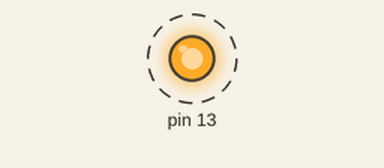
A sketch run on a simulated Arduino Uno, built with avr-gcc and run on an emulated ATmega328P. Parts: output pins drawn as LEDs (lit = HIGH). Dashed ring = blinking.

Above: at 0.5 s.
Timing chart, 0 to 3.0 s (numbered marks = the images above):
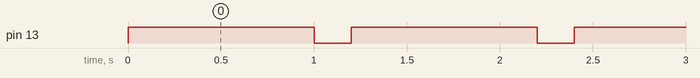

The sketch:

Circuit_01.ino
```cpp
/*

Example sketch 01

BLINKING A LED

  Turn an LED on for one second, off for one second,
  and repeat forever.

Hardware connections:

  Most Arduinos already have an LED and resistor connected to
  pin 13, so you may not need any additional circuitry.

  But if you'd like to connect a second LED to pin 13, or use
  a different pin, follow these steps:

    Connect the positive side of your LED (longer leg) to Arduino
    digital pin 13 (or another digital pin, don't forget to change
    the code to match).

    Connect the negative side of your LED (shorter leg) to a
    330 Ohm resistor (orange-orange-brown). Connect the other side
    of the resistor to ground.

    pin 13 _____ + LED - _____ 330 Ohm _____ GND

    (We always use resistors between the Arduino and and LEDs
    to keep the LEDs from burning out due to too much current.)

This sketch was written by SparkFun Electronics,
with lots of help from the Arduino community.
This code is completely free for any use.
Visit http://www.arduino.cc to learn about the Arduino.

Version 2.0 6/2012 MDG
*/


// Welcome to Arduino!

// If you're brand-new to this, there will be some new things to
// learn, but we'll jump right in and explain things as we go.

// The Arduino is a tiny computer that runs programs called
// "sketches". These are text files written using instructions
// the computer understances. You're reading a sketch right now.

// Sketches have computer code in them, but also (hopefully)
// "comments" that explain what the code does. Comments and code
// will have different colors in the editor so you can tell them
// apart.

// This is a comment - anything on a line after "//" is ignored
// by the computer.

/* This is also a comment - this one can be multi-line, but it
must start and end with these characters */

// A "function" is a named block of code, that performs a specific,
// well, function. Many useful functions are already built-in to
// the Arduino; others you'll name and write yourself for your
// own purposes.

// All Arduino sketches MUST have two specific functions, named
// "setup()" and "loop()". The Arduino runs these functions
// automatically when it starts up or if you press the reset
// button. You'll typically fill these function "shells" with your
// own code. Let's get started!


// The setup() function runs once when the sketch starts.
// You'll use it for things you need to do first, or only once:


void setup()
{
  // The Arduino has 13 digital input/output pins. These pins
  // can be configured as either inputs or outputs. We set this
  // up with a built-in function called pinMode().

  // The pinMode() function takes two values, which you type in
  // the parenthesis after the function name. The first value is
  // a pin number, the second value is the word INPUT or OUTPUT.

  // Here we'll set up pin 13 (the one connected to a LED) to be
  // an output. We're doing this because we need to send voltage
  // "out" of the Arduino to the LED.

  pinMode(13, OUTPUT);

  // By the way, the Arduino offers many useful built-in functions
  // like this one. You can find information on all of them at the
  // Arduino website: http://arduino.cc/en/Reference
}


// After setup() finishes, the loop() function runs over and over
// again, forever (or until you turn off or reset the Arduino).
// This is usually where the bulk of your program lives:


void loop()
{
  // The 13 digital pins on your Arduino are great at inputting
  // and outputting on/off, or "digital" signals. These signals
  // will always be either 5 Volts (which we call "HIGH"), or
  // 0 Volts (which we call "LOW").

  // Because we have an LED connected to pin 13, if we make that
  // output HIGH, the LED will get voltage and light up. If we make
  // that output LOW, the LED will have no voltage and turn off.

  // digitalWrite() is the built-in function we use to make an
  // output pin HIGH or LOW. It takes two values; a pin number,
  // followed by the word HIGH or LOW:

  digitalWrite(13, HIGH);   // Turn on the LED

  // delay() is a function that pauses for a given amount of time.
  // It takes one value, the amount of time to wait, measured in
  // milliseconds. There are 1000 milliseconds in a second, so if
  // you delay(1000), it will pause for exactly one second:

  delay(1000);              // Wait for one second

  digitalWrite(13, LOW);    // Turn off the LED

  delay(200);              // Wait for one second

  // All together, the above code turns the LED on, waits one
  // second, turns it off, and waits another second.

  // When the computer gets to the end of the loop() function,
  // it starts loop() over again. So this program will continue
  // blinking the LED on and off!

  // Try changing the 1000 in the above delay() functions to
  // different numbers and see how it affects the timing. Smaller
  // values will make the loop run faster. (Why?)
}
```

Measured:
- by itself, pin 13: alternates HIGH for 1.0 s and LOW for 0.20 s
